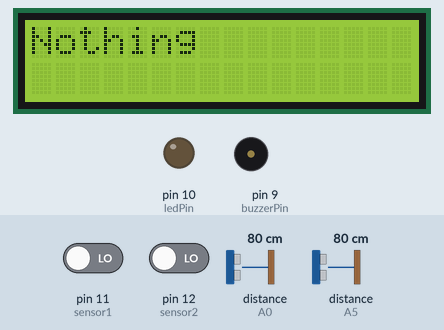
Bench run of a sketch on a simulated Arduino Uno, built with avr-gcc and run on an emulated ATmega328P. Shown: 16×2 character LCD, output pins drawn as LEDs (lit = HIGH), buzzer (waves = sounding, pin HIGH). Wiring (inferred from the names in the program): 2 × ultrasonic range finder: trigger A1, echo A0 / trigger A4, echo A5. Dashed ring = blinking. The inputs (shaded band) are chosen by the test bench; at power-on: pin 11 (sensor1) LOW, pin 12 (sensor2) LOW, distance to the obstacle (sensors on A0, A5) 80 cm. The echo pulse lasts 58.3 µs per cm; pins used as bus, display or sensor lines are not drawn; what the sketch prints to the serial monitor is not drawn.

Above: at 6.2 s.
6.3 s: pin 11 (sensor1) driven HIGH
At 7.42 s:
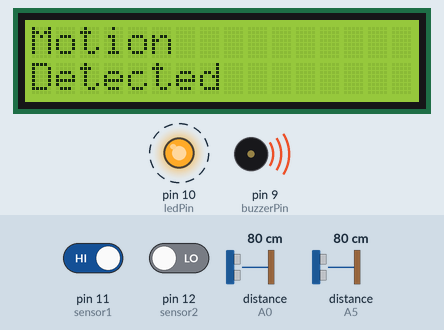
9.6 s: pin 11 (sensor1) driven LOW
At 10.19 s:
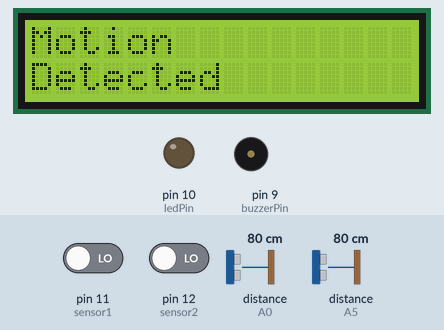
11.8 s: pin 12 (sensor2) driven HIGH
At 12.34 s:
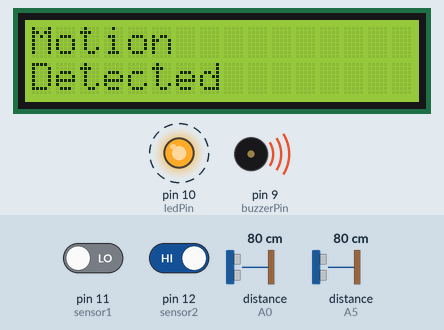
18.4 s: pin 12 (sensor2) driven LOW
At 19.5 s:
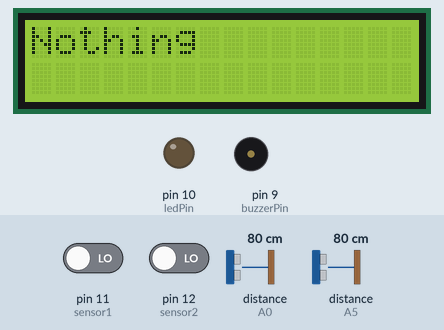
Timing chart, 0 to 21.4 s (numbered marks = the images above; inputs shaded):
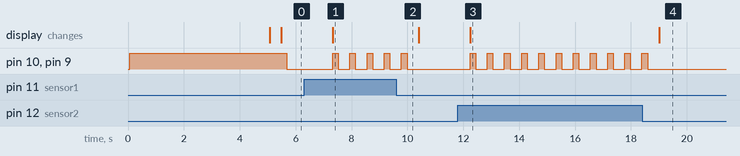

The sketch:

EZ_Social_Distance__LCD16x2_.ino
```cpp
//Library
#include <LiquidCrystal.h>


//Setting up the pins for the LCD, buzzer, and LED
//Set up LCD layout
const int rs = 2, en = 6, d4 = 5, d5 = 4, d6 = 3, d7 = 7;
LiquidCrystal lcd(rs, en, d4, d5, d6, d7);
int sensor1 = 11;
int sensor2 = 12;
//Giving the sensors a default state / pin
int val;
int val2;
int trig1 = A4;
int echo1 = A5;
int trig2 = A1;
int echo2 = A0;

//Give an init variable for the ultrasonic sensors. Using long for less rounding errors in the distances
long duration1;
long duration2;
long distance1;
long distance2;


//Set up the buzzer and LED pins
int ledPin = 10;
int buzzerPin = 9;

//Initialize all of the pins. Setting up INPUT/OUTPUTS.
void setup() {//Start void setup

//Setting the pins to output or input
 pinMode(buzzerPin, OUTPUT);
 pinMode(ledPin, OUTPUT);
 pinMode(sensor1, INPUT);


//Init LCD
 lcd.begin(16, 2);
//Power on test/reminders
  lcd.setCursor(0,0);
  lcd.print("Remember to");
  lcd.setCursor(0,1);
  lcd.print("Wear a mask!");
  digitalWrite(ledPin, HIGH);
  digitalWrite(buzzerPin, HIGH);
  delay(5000);
  lcd.clear();
//Turn on serial monitor
  Serial.begin(9600);


}//End of void setup

void loop() {//Start void loop

//Set an init value/variable to the PIR sensors
  val = digitalRead(sensor1);
  val2 = digitalRead(sensor2);

//Create a variable to tell the distance sensors how long to trigger
  duration1 = readUltrasonicDistance(trig1,echo1);
  duration2 = readUltrasonicDistance(trig2,echo2);

//Divide by 58 to convert distance to cm
  distance1 = duration1/58;
  distance2 = duration2/58;

//Print the distances to the Serial, and seperate the for readability
  Serial.println(distance1);
  Serial.println("----------");
  Serial.println(distance2);
  Serial.println(" ");
  delay(200);

  //If any of the PIR sensors go off AND either of the distance sensors detect a distance of >2 meters
  if ((val == HIGH || val2 == HIGH) && (distance1 < 200 || distance2 < 200)) {
    delay(200);
//Printing to the LCD/serial
    lcd.clear();
    lcd.setCursor(0,0);
//The LCD on tinkercad is too small. Actual message will read "You are not social distancing! please move away."
    lcd.print("Motion");
    lcd.setCursor(0,1);
    lcd.print("Detected");
//Turn on the LED and buzzer
    digitalWrite(ledPin, HIGH);
    digitalWrite(buzzerPin, HIGH);
    delay(200);

  }//End of high if


//If the above conditions are not met, do not alert the user
  else{
    delay(200);
//Printing to the LCD/serial
    lcd.clear();
//Actual message will read "You are >2m away. Thank you!"
    lcd.print("Nothing");
//Turn off LED and buzzer and add delay
    delay(200);

  }//End of else


//Turn off the LED/Buzzer
digitalWrite(ledPin, LOW);
digitalWrite(buzzerPin, LOW);


    }//End of void loop

//FUNCTION
long readUltrasonicDistance(int triggerPin, int echoPin)//Get Values
{
  pinMode(triggerPin, OUTPUT);  // Clear the trigger
  digitalWrite(triggerPin, LOW);
  delayMicroseconds(2); //Delay by 2 microseconds to get distance
  // Sets the trigger pin to HIGH state for 10 microseconds
  digitalWrite(triggerPin, HIGH);
  delayMicroseconds(10); //Delay by 10 microseconds
  digitalWrite(triggerPin, LOW);
  pinMode(echoPin, INPUT); //Read the input
  // Reads the echo pin, and returns the sound wave travel time in microseconds
  return pulseIn(echoPin, HIGH); //Get the data from sensors
//End of function


}//End of void loop
```

Measured:
- after the input at 6.3 s, pin 10 (ledPin), pin 9 (buzzerPin): alternates HIGH for 0.20 s and LOW for 0.42 s, starting after 1.0 s; the display: changes after 1.0 s (image 1)
- after the input at 9.6 s, pin 10 (ledPin), pin 9 (buzzerPin): goes on until 10.0 s, then stays LOW
- after the input at 11.8 s, pin 10 (ledPin), pin 9 (buzzerPin): alternates HIGH for 0.20 s and LOW for 0.42 s, starting after 0.44 s; the display: changes after 0.44 s (image 3)
- after the input at 18.4 s, pin 10 (ledPin), pin 9 (buzzerPin): goes on until 18.6 s, then stays LOW; the display: changes after 0.61 s (image 4)
